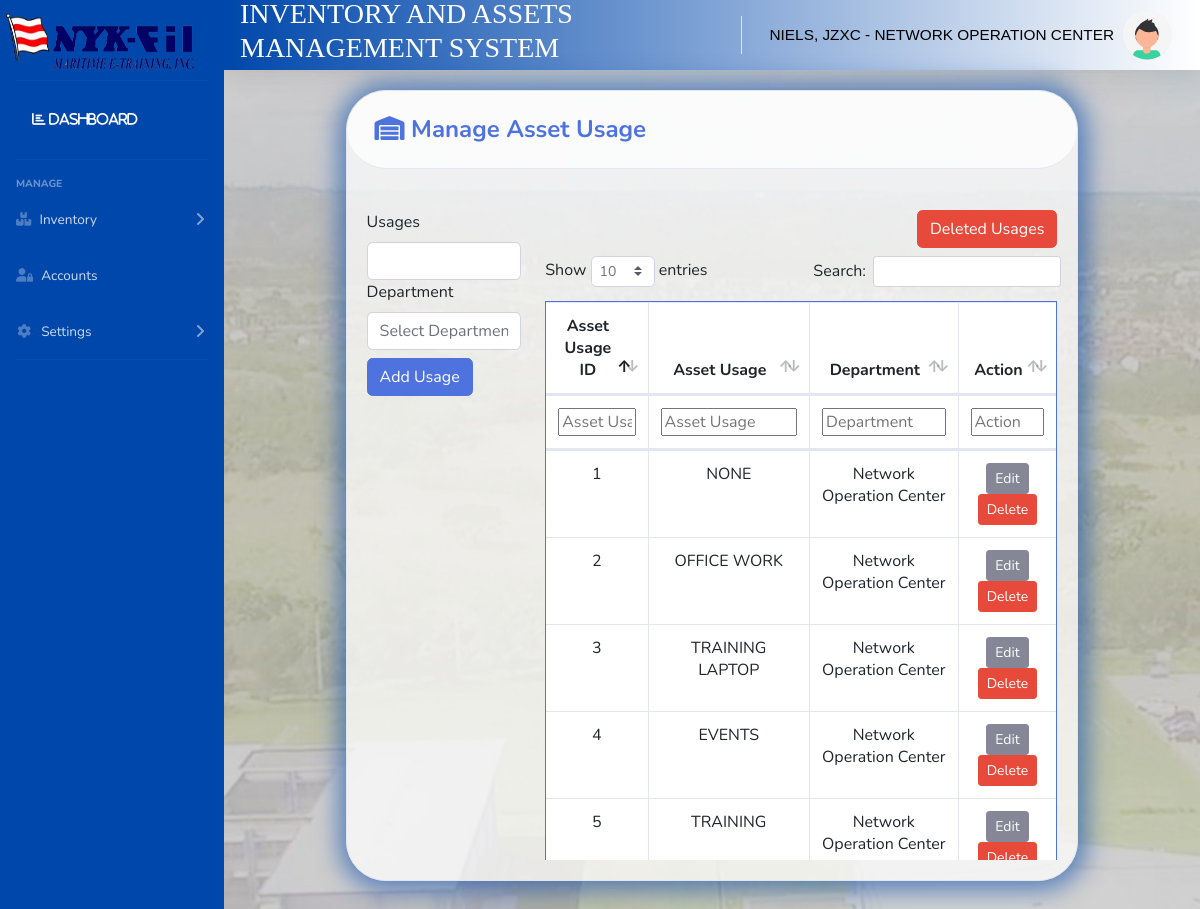
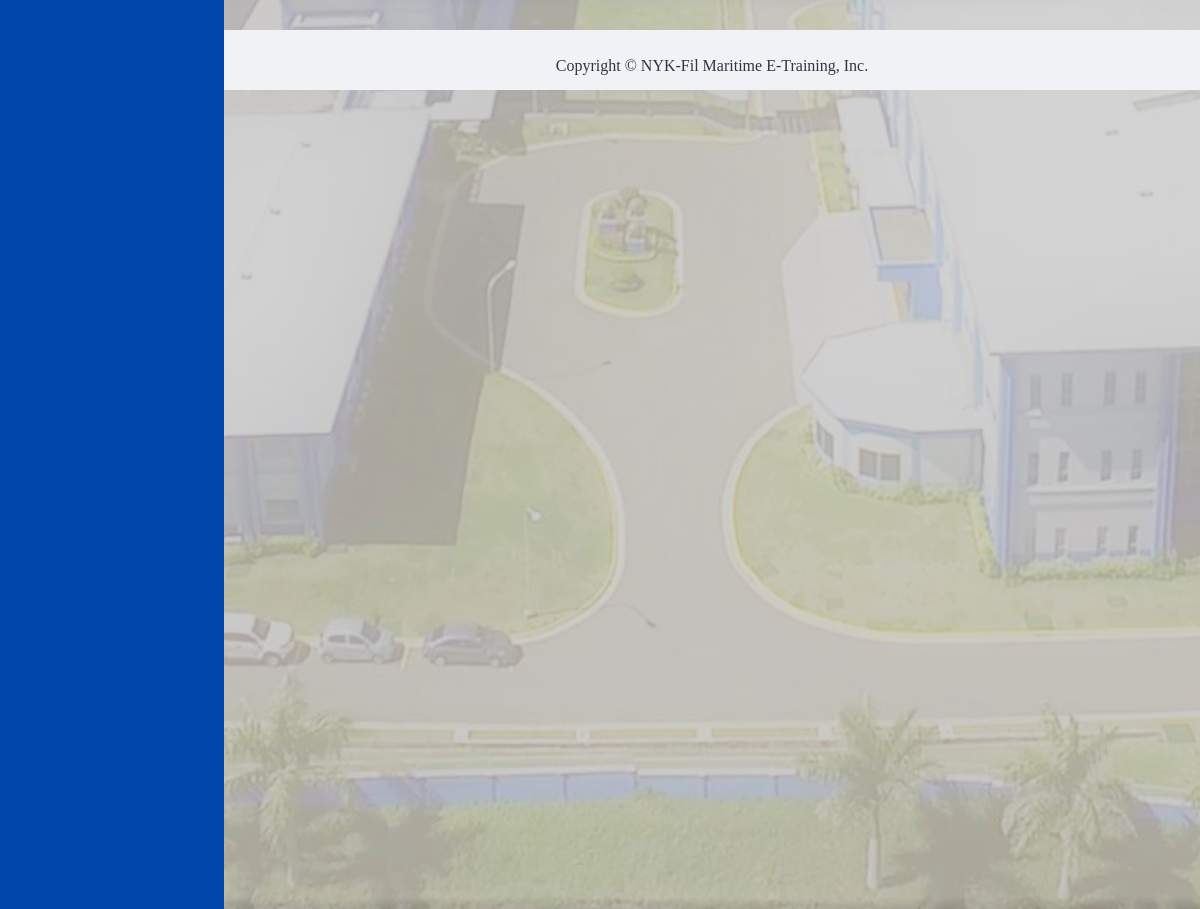
Page /pages/assetusage.php (signed in) on the committed database (2 pictures, top to bottom).
### tables this page shows
CREATE TABLE `assetusage_tbl` (
  `assetusageid` int(11) NOT NULL,
  `assetusage` varchar(250) NOT NULL,
  `departmentid` int(11) NOT NULL,
  `usage_deleted` int(11) NOT NULL
);

CREATE TABLE `department_tbl` (
  `departmentid` int(11) NOT NULL,
  `department` varchar(255) NOT NULL,
  `dept_deleted` int(11) NOT NULL
);

### pages/assetusageclass.php (the view, shortened to what this page needs)
<?php
function populatetblassetusage($userlevelid , $userdeptid)
{
  try
  {
    include '../includes/dbcon.php';
    if($userlevelid == 2)
    {
      $statement = $conn->prepare("Select a.assetusageid,a.assetusage,a.usage_deleted,
                                    b.department from assetusage_tbl as a
                                    inner join department_tbl as b on a.departmentid=b.departmentid where a.departmentid = ".$userdeptid." and a.usage_deleted= 1 ");
    }
    else if($userlevelid == 1 || $userlevelid == 3)
    {
      $statement = $conn->prepare("Select a.assetusageid,a.assetusage,a.usage_deleted,
      b.department from assetusage_tbl as a
      inner join department_tbl as b on a.departmentid=b.departmentid where a.usage_deleted= 1 ");
    }
    $statement->execute();
    $result = $statement->get_result();
          while($row = $result->fetch_assoc())
          {
              echo "<tr>";
              echo "<td>".$row["assetusageid"]."</td>";
              echo "<td>".$row["assetusage"]."</td>";
              if($userlevelid == 1)
              {
                echo "<td>".$row["department"]."</td>";
              }
              echo "<td>
              <a class='btn btn-secondary btn-sm edit_btn' style='color:white;'>
              Edit
              </a>
              <a class='btn btn-danger btn-sm ' onclick='return checkdelete()' href='assetusagedelete.php?id=".$row["assetusageid"]."' style='color:white;'>
              Delete
              </a>
              </td>";
              echo "</tr>";
          }
  }
  catch (\Exception $e)
  {
  }
}
?>

### pages/head.php (style rules this page uses)
table,th,td { color:black; }

### rows in the picture
assetusage_tbl: assetusageid "1", assetusage "NONE", departmentid.department "Network Operation Center"
assetusage_tbl: assetusageid "2", assetusage "OFFICE WORK", departmentid.department "Network Operation Center"
assetusage_tbl: assetusageid "3", assetusage "TRAINING LAPTOP", departmentid.department "Network Operation Center"
assetusage_tbl: assetusageid "4", assetusage "EVENTS", departmentid.department "Network Operation Center"
assetusage_tbl: assetusageid "5", assetusage "TRAINING", departmentid.department "Network Operation Center"

### other values in the picture
$userfullname "NIELS, JZXC"
$userdepartment "NETWORK OPERATION CENTER"
